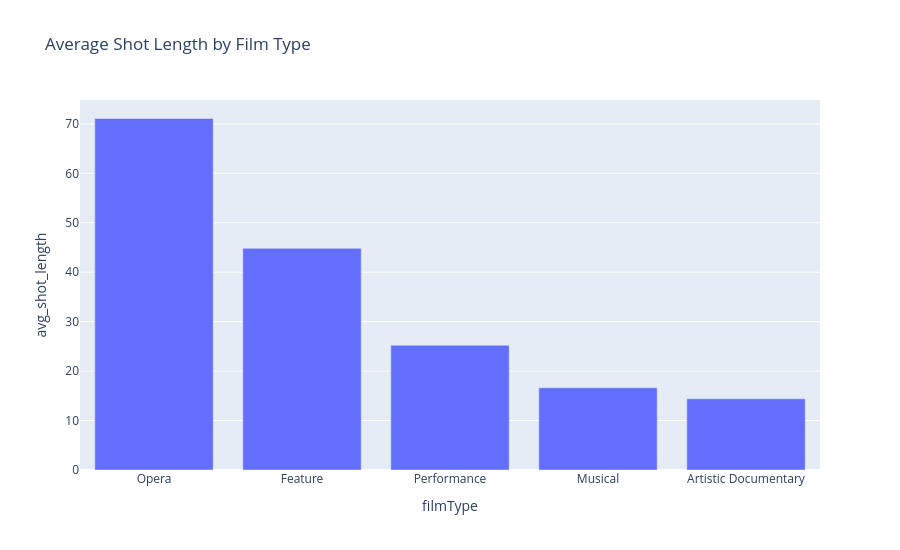

Write notebook code for a chart like this one.
### Markdown cell above
## 4. Average Shot Length by Film Type

### Code cell
film_type_df = film_level.copy()
film_type_df["filmType"] = film_type_df["filmType"].fillna("Unknown")
film_type_summary = summarize_group(film_type_df, "filmType")
display(film_type_summary)
fig_film_type = show_bar(
    film_type_summary,
    x="filmType",
    y="avg_shot_length",
    title="Average Shot Length by Film Type",
    height=550,
)

### Figure 1 — Plotly figure (JSON) as saved in the notebook; plotly's stock layout.template omitted (floating-point values rounded to 4 significant figures)
{"data": [{"customdata": [[63.0, 22710.0, 22.62], [362.0, 159800.0, 13.78], [11.0, 3111.0, 14.03], [9.0, 5438.0, 9.98], [9.0, 2484.0, 11.86]], "hovertemplate": "filmType=%{x}<br>avg_shot_length=%{y}<br>film_count=%{customdata[0]}<br>total_shots=%{customdata[1]}<br>median_film_avg=%{customdata[2]}<extra></extra>", "legendgroup": "", "marker": {"color": "#636efa", "pattern": {"shape": ""}}, "name": "", "orientation": "v", "showlegend": false, "textposition": "auto", "type": "bar", "x": ["Opera", "Feature", "Performance", "Musical", "Artistic Documentary"], "xaxis": "x", "y": [71.09, 44.83, 25.22, 16.63, 14.4], "yaxis": "y"}], "layout": {"barmode": "relative", "height": 550, "legend": {"tracegroupgap": 0}, "title": {"text": "Average Shot Length by Film Type"}, "xaxis": {"anchor": "y", "domain": [0, 1], "title": {"text": "filmType"}}, "yaxis": {"anchor": "x", "domain": [0, 1], "title": {"text": "avg_shot_length"}}}}
